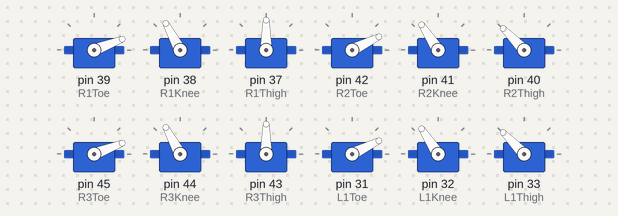
Bench run of a sketch on a simulated Arduino Mega 2560, built with avr-gcc and run on an emulated ATmega2560. On the bench: 12 × servo.

Above: at 0.45 s.
At 0.81 s:
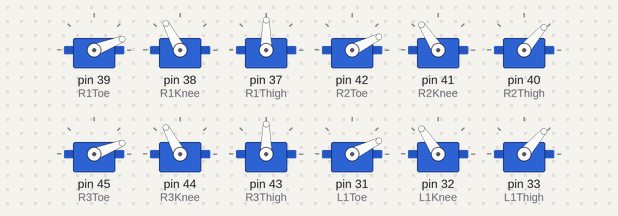
At 9.69 s:
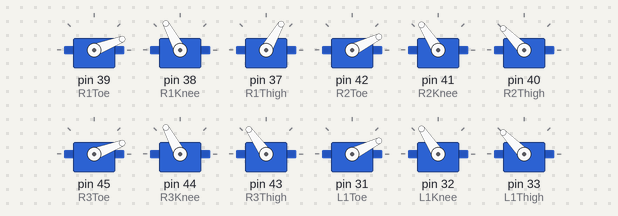
At 19.65 s:
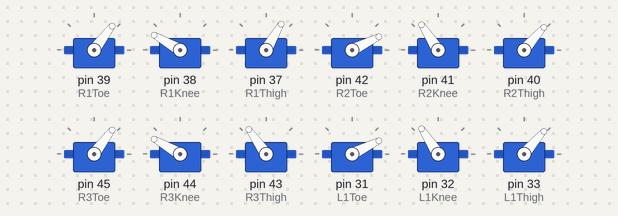
At 29.42 s:
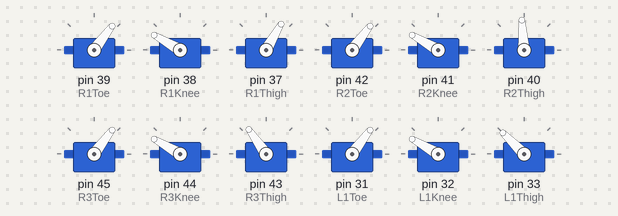
At 39.62 s:
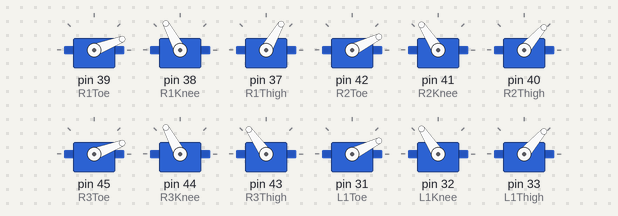
Timing chart, 0 to 40.0 s (numbered marks = the images above):
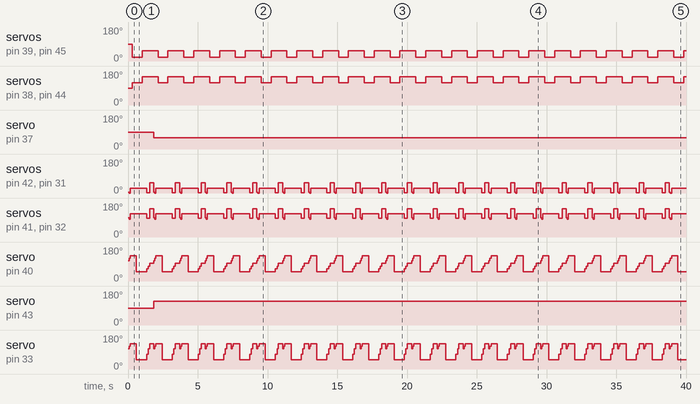

Measured:
- by itself, servo on pin 39 (R1Toe), servo on pin 45 (R3Toe): alternates 53° for 1.1 s and 21° for 0.71 s
- by itself, servo on pin 38 (R1Knee), servo on pin 44 (R3Knee): alternates 150° for 1.1 s and 118° for 0.71 s
- by itself, servo on pin 37 (R1Thigh): 90° → 60° at 1.8 s
- by itself, servo on pin 42 (R2Toe), servo on pin 31 (L1Toe): repeats every 1.8 s: 26° 1.2 s, 2° 0.22 s, 53° 0.31 s, 5° 0.07 s, 0° 0.08 s
- by itself, servo on pin 41 (R2Knee), servo on pin 32 (L1Knee): repeats every 1.8 s: 123° 1.2 s, 99° 0.22 s, 150° 0.31 s, 102° 0.07 s, 94° 0.08 s
- by itself, servo on pin 40 (R2Thigh): repeats every 1.8 s: 134° 0.46 s, 49° 0.72 s, 64° 0.12 s, 78° 0.10 s, 94° 0.31 s, 106° 0.07 s, 120° 0.08 s
- by itself, servo on pin 43 (R3Thigh): 90° → 125° at 1.8 s
- by itself, servo on pin 33 (L1Thigh): repeats every 1.8 s: 134° 0.46 s, 49° 0.72 s, 78° 0.12 s, 106° 0.10 s, 135° 0.31 s, 106° 0.07 s, 120° 0.08 s

The sketch:

RotateLeft.ino
```cpp
 #include<Servo.h>

Servo R1Toe, R1Knee, R1Thigh,
      R2Toe, R2Knee, R2Thigh,
      R3Toe, R3Knee, R3Thigh,
      L1Toe, L1Knee, L1Thigh,
      L2Toe, L2Knee, L2Thigh,
      L3Toe, L3Knee, L3Thigh;


#define MOVE_HEXY_SIZE 174


void setup() {
  // put your setup code here, to run once:
  R1Toe.attach(39);
  R1Knee.attach(38);
  R1Thigh.attach(37);
  R2Toe.attach(42);
  R2Knee.attach(41);
  R2Thigh.attach(40);
  R3Toe.attach(45);
  R3Knee.attach(44);
  R3Thigh.attach(43);
  L1Toe.attach(31);
  L1Knee.attach(32);
  L1Thigh.attach(33);
  L2Toe.attach(28);
  L2Knee.attach(29);
  L2Thigh.attach(30);
  L3Toe.attach(22);
  L3Knee.attach(23);
  L3Thigh.attach(24);
}

void loop() {
  // put your main code here, to run repeatedly:
  move_hexy();
}
const  uint16_t move_hexy_time[MOVE_HEXY_SIZE] = {
0, 0, 0, 1, 1, 1, 2, 2, 2, 2, 2, 3, 3, 3, 3, 3, 3, 3, 70, 70, 71, 71, 71, 72, 73, 73, 73, 73, 73, 74, 74, 74, 74, 74, 74, 75, 147, 147, 148, 149, 149, 150, 150, 150, 150, 150, 150, 151, 151, 151, 151, 151, 151, 151, 302, 303, 304, 304, 304, 305, 305, 306, 306, 306, 306, 306, 605, 606, 606, 607, 607, 607, 1012, 1012, 1013, 1014, 1014, 1014, 1015, 1015, 1015, 1016, 1016, 1016, 1320, 1321, 1322, 1322, 1323, 1324, 1324, 1325, 1325, 1325, 1325, 1325, 1326, 1326, 1326, 1326, 1326, 1326, 1438, 1439, 1439, 1440, 1441, 1441, 1441, 1442, 1442, 1442, 1442, 1442, 1442, 1443, 1443, 1443, 1443, 1443, 1541, 1541, 1542, 1542, 1543, 1543, 1544, 1544, 1544, 1544, 1545, 1545, 1545, 1545, 1545, 1545, 1546, 1546, 1834, 1835, 1836, 1837, 1837, 1838, 1839, 1839, 1840, 1840, 1841, 1841, 1842, 1842, 1842, 1843, 1843, 1843, 1843, 1844, 1844, 1844, 1845, 1845, 1845, 1845, 1846, 1846, 1846, 1846, 1847, 1847, 1847, 1847, 1848, 1848};

const  uint8_t move_hexy_servo[MOVE_HEXY_SIZE] = {
6, 6, 5, 14, 5, 14, 7, 13, 21, 7, 13, 21, 15, 22, 15, 22, 20, 20, 6, 21, 14, 6, 21, 14, 5, 22, 13, 5, 22, 13, 7, 20, 15, 7, 20, 15, 14, 21, 6, 14, 21, 6, 13, 22, 5, 13, 22, 5, 15, 20, 7, 15, 20, 7, 25, 25, 17, 26, 17, 26, 18, 10, 18, 10, 9, 9, 7, 7, 15, 15, 20, 20, 25, 25, 26, 17, 26, 17, 10, 18, 10, 18, 9, 9, 6, 6, 21, 5, 21, 5, 14, 22, 7, 14, 22, 7, 13, 20, 13, 20, 15, 15, 14, 6, 21, 14, 6, 21, 13, 5, 22, 13, 5, 22, 15, 7, 15, 20, 7, 20, 6, 14, 6, 21, 14, 5, 21, 13, 5, 22, 13, 7, 22, 15, 7, 20, 15, 20, 6, 6, 10, 5, 10, 5, 14, 9, 14, 25, 9, 13, 25, 21, 13, 26, 21, 7, 26, 17, 22, 7, 17, 22, 20, 18, 20, 18, 15, 15, 24, 24, 11, 11, 16, 16};

const  uint8_t move_hexy_pos[MOVE_HEXY_SIZE] = {
1816 , 160 , 1816 , 1816 , 60 , 160 , 1816 , 1816 , 1816 , 164 , 60 , 160 , 1816 , 1816 , 164 , 60 , 1816 , 164 , 160 , 160 , 160 , 151 , 151 , 151 , 60 , 60 , 60 , 51 , 51 , 51 , 164 , 164 , 164 , 178 , 178 , 178 , 151 , 151 , 151 , 181 , 181 , 181 , 51 , 51 , 51 , 81 , 81 , 81 , 178 , 178 , 178 , 193 , 193 , 193 , 1816 , 176 , 1816 , 1816 , 176 , 76 , 1816 , 1816 , 76 , 176 , 1816 , 76 , 193 , 105 , 193 , 105 , 193 , 105 , 176 , 209 , 76 , 176 , 109 , 209 , 176 , 76 , 209 , 109 , 76 , 109 , 181 , 156 , 181 , 81 , 156 , 56 , 181 , 81 , 105 , 209 , 56 , 135 , 81 , 105 , 109 , 120 , 105 , 105 , 209 , 156 , 156 , 209 , 156 , 156 , 109 , 56 , 56 , 109 , 56 , 56 , 105 , 135 , 105 , 120 , 164 , 135 , 156 , 209 , 209 , 156 , 209 , 56 , 209 , 109 , 109 , 56 , 109 , 164 , 109 , 105 , 194 , 135 , 105 , 151 , 209 , 209 , 209 , 109 , 209 , 109 , 209 , 109 , 209 , 209 , 109 , 109 , 209 , 209 , 109 , 109 , 209 , 194 , 109 , 209 , 109 , 183 , 209 , 109 , 151 , 109 , 150 , 109 , 105 , 116 , 1816 , 116 , 1816 , 150 , 1816 , 183 };


void move_hexy() {
  int startTime = millis();
  int currentTime = 0;
  int last_update = 0;
  for (int i = 0; i < MOVE_HEXY_SIZE; i++) {
    delayMicroseconds(10);
    currentTime = millis() - startTime;
    uint16_t move_time = move_hexy_time[i];
    while (currentTime < move_time) {
      delayMicroseconds(10);
      currentTime = millis() - startTime;
    }
    uint8_t servo_time = move_hexy_servo[i];
    uint8_t servo_pos  = move_hexy_pos[i];
    changeServo(servo_time, servo_pos * 10);
    last_update = currentTime;
  }
}
//Move Size is 100 bytes
//Run this move by using:
// move_hexy()
void changeServo(int servoTime, int servoAngle) {
  switch (servoTime) {
    case 24: R1Thigh.writeMicroseconds(servoAngle);
      break;
    case 25: R1Knee.writeMicroseconds(servoAngle);
      break;
    case 26: R1Toe.writeMicroseconds(servoAngle);
      break;
    case 20: R2Thigh.writeMicroseconds(servoAngle);
      break;
    case 21: R2Knee.writeMicroseconds(servoAngle);
      break;
    case 22: R2Toe.writeMicroseconds(servoAngle);
      break;
    case 16: R3Thigh.writeMicroseconds(servoAngle);
      break;
    case 17: R3Knee.writeMicroseconds(servoAngle);
      break;
    case 18: R3Toe.writeMicroseconds(servoAngle);
      break;
    case 7: L1Thigh.writeMicroseconds(servoAngle);
      break;
    case 6: L1Knee.writeMicroseconds(servoAngle);
      break;
    case 5: L1Toe.writeMicroseconds(servoAngle);
      break;
    case 11:  L2Thigh.writeMicroseconds(servoAngle);
      break;
    case 10:  L2Knee.writeMicroseconds(servoAngle);
      break;
    case 9: L2Toe.writeMicroseconds(servoAngle);
      break;

    case 15 : L3Thigh.writeMicroseconds(servoAngle);
      break;
    case 14: L3Knee.writeMicroseconds(servoAngle);
      break;
    case 13: L3Toe.writeMicroseconds(servoAngle);
      break;
  }
}
```
